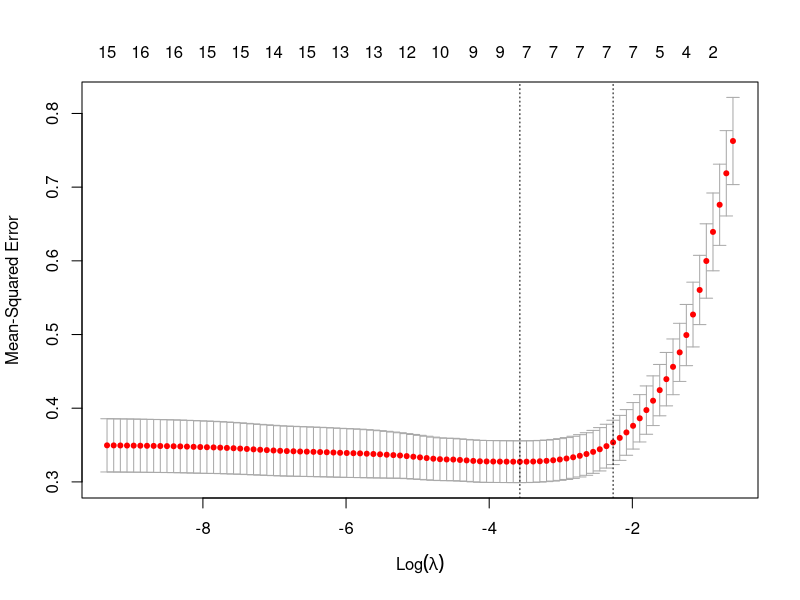

Reproduce this figure in R.
## ---- chunk 1
# Run this code chunk without altering it
# clear the session
rm(list=ls())
# We will need these libraries, if you will use others, just add in here

library(boot)
library(leaps)
library(MASS)
library(glmnet)
library(foreign)


# read data in R and remove player and team names, League, Division, Position and Div variables
set.seed(5410)
DataBaseball = read.csv("Data_RLab4.csv", header = TRUE,stringsAsFactors = TRUE)
DataBaseball<-DataBaseball[,-c(1,2, 16, 17,18,  22)]

# You can check to see if there is any missing values in the data
#sapply(DataBaseball, function(x) sum(is.na(x)))

# Do arandom split of the dataset into train and tests set by keeping 20% of the data in the test set. 
shuffleid = sample(nrow(DataBaseball), 0.2 * nrow(DataBaseball))
str(-shuffleid)
trainData = DataBaseball[-shuffleid, ]
testData = DataBaseball[shuffleid, ]
#trainData
#testData
dim(DataBaseball)
DataBaseball[-193,]
## ---- chunk 2
# Insert your R code for Question 1 in here
# HINT: Check the practice materials to see how one can use which() function along with names () function to extract the coefficients. 

# Your code should print out the list variable names
#attributes(trainData)

model_full <- lm(logSalary ~ nAtBat + nHits + nHome + nRuns + nRBI + nBB + YrMajor + CrAtBat + CrHits + CrHome + CrRuns + CrRbi + CrBB + nOuts + nAssts + nError, data = trainData)

#summary(model_full)

# Get the regression results
summary(model_full)$coefficients

#Get the  p values
#summary(model_full)$coefficients[,4]

# Get the coefficients with p values less than 0.01
names(which(summary(model_full)$coefficients[,4]<.01))

#confint(model_full, level = 0.99)


## ---- chunk 3
# Insert your R code for Question 2 in here
# HINTS: 
# You can whether manually calculate or use a package to calculate MSPE
# Adjusted R Square is stored under model_full R object
# You can consider using AIC() function in stats package to calculate the AIC value
# You can consider using BIC() function in stats package to calculate the BIC value
# If you want to print all your answers in one dataframe you can just put it in a dataframe with   data.frame(MSPE=,  ADJR2=, AIC=, BIC=) or just print them separately 


# Calculate MSPE, Adjusted R square, AIC, BIC criterion values for the best subset
MSPE_model_full=mean(model_full$residuals^2)
ADJR2_model_full=summary(model_full)$adj.r.squared
AIC_model_full = AIC(model_full,k=2)
BIC_model_full = AIC(model_full,k=log(nrow(trainData)))

results_model_full <- data.frame(MSPE=MSPE_model_full,  ADJR2=ADJR2_model_full, AIC=AIC_model_full, BIC=BIC_model_full)
results_model_full

## ---- chunk 4
# Insert your R code for Question 3 in here
# HINTS: 

# You can first create a linear model with glm() function modglm=glm(logSalary ~ ., data = trainData), then call it inside the cv.glm() function
# cv.glm(, K=5) gives  you the 5 fold-cross validation results
# cv.glm(, K=10) gives  you the 10 fold-cross validation results
# cv.glm(, K=n) gives  you the LOOCV results when n is the number of rows in trainData

# cv.glm() R object stores two information under delta (cv.glm()$delta). The first information gives the  cross-validation estimate of prediction error, MSPE, that is the answer.  
set.seed(5410)

#modglm=glm(logSalary ~ ., data = trainData)
#cv_5 <- cv.glm(trainData, model_full, K = 10)
#print(cvfit$delta)


modglm=glm(logSalary ~ ., data = trainData)
cv_5 <- cv.glm(trainData, modglm, K = 5 )
print(cv_5$delta[1])

cv_10 <- cv.glm(trainData, modglm, K = 10 )
print(cv_10$delta[1])


cv_10 <- cv.glm(trainData, modglm, K = nrow(trainData) )
print(cv_10$delta[1])

## ---- chunk 5
# Insert your R code for Question 5 in here
# HINTS: 
# You can store the predictor names with  col_names = names(trainData)[-17] and insert it into leaps() function as names= col_names)
# nbest=1 will give   you the highest performing model for each set (models with  only 1 predictor, models  with only two predictors, ,,,,, models  with only 16 predictor)

# After creating the leaps object, tou can first fet the index of best model with which () function, then print the best AdjR2 values for each set
# In the leaps () output, the coefficient 1 in front a coefficient indicates it has been selected on that set, O means not selected



# Get the column names for predictors: we need this to create a table of results
names(trainData)

# Exclude the target variable from the list
#trainData_subset <- subset(trainData, select = -c(logSalary))
#column_names <- names(trainData_subset)
column_names <- names(trainData)[-17]

bestsubsets_fullR2 <- leaps(trainData[,-17], trainData$logSalary, method = "adjr2", nbest=1, names = column_names)
#bestsubsets_fullR2

# Put them all in a table 
table_bestsubset <- cbind(as.matrix(bestsubsets_fullR2$which),AdjR2=bestsubsets_fullR2$adjr2)
table_bestsubset

# Choose your best model by the one with the highest R square value
# Find  which row has the highest Adjusted R squares value
bestmodeladjr2 = which(bestsubsets_fullR2$adjr2==max(bestsubsets_fullR2$adjr2))
#bestmodeladjr2

# Extract the coefficients of the best model
best.adjr2 = cbind(as.matrix(bestsubsets_fullR2$which),bestsubsets_fullR2$adjr2)[bestmodeladjr2,]

best.adjr2


## ---- chunk 6
# Insert your R code for Question 6 in here
# HINTS: 
# in cv.glmnet() function choose  family='gaussian', type.measure="mse", alpha=0, nfolds=10 for the desired results
# optimized lamba is stored under the cv.glmnet() R object
# Minimum Mean CV Error is stored under cv.glmnet() R object

# Optimize lambda using 10-fold cross validation
y.train = trainData$logSalary
predictors.train = trainData[,-17]

y.test = testData$logSalary
predictors.test = testData[,-17]


set.seed(5410)
# Optimize lambda using 10-fold cross validation, keep the default lambda selection

RidgeCV = cv.glmnet(as.matrix(predictors.train), y.train,
                     family='gaussian', type.measure="mse", alpha=1, nfolds=10)



# plot
plot(RidgeCV)

# check the values of lambda used in the fits
RidgeCV$lambda

# check the mean cross-validated error for each lambda used
RidgeCV$cvm 

# get the minimum mean cross-validated error 
min(RidgeCV$cvm) 

# number of non-zero coefficients at each lambda. For Ridge, it is all same and equal to number of predictors
RidgeCV$nzero

# get the value of lambda which gives you the minimum cross-validated error
RidgeCV$lambda.min


# Use the best lambda and predict the target variable in the test set, calculate MSPE
RidgePredictTest<-predict(RidgeCV,s=RidgeCV$lambda.min,newx=as.matrix(predictors.test))


# Calculate the MSPE in the test set
MSPE_Ridge_test<-mean((RidgePredictTest-y.test)^2)

#NEXT STEP
# We used cross validation in the train data to get the optimal lambda
# We used test data to ESTIMATE test error with the best lambda found in the train data
#Now, REFIT the RIDGE Regression model on the FULL data set, use the value of lambda chosen by cross-validation  and check the coefficient estimates
# First, we fit Ridge Regression 
set.seed(5410)

# write down the model , since we no longer need cross validation, we just use glmnet functiom (not the cv.glmnet function)
# we first create the object, then try to get the fitted value for a given lambda
FullRidgeModel<-glmnet(trainData[,-1], trainData$logSalary,family='gaussian', type.measure="mse", alpha=0)

# get the predicted values with optimal lambda found with cross validation
FullRidgeModelPredict<-predict(FullRidgeModel,type="coefficients", s=RidgeCV$lambda.min)
FullRidgeModelPredict

# OR
coef(FullRidgeModel,s=RidgeCV$lambda.min)


## ---- chunk 7
# Insert your R code for Question 7 in here
# HINTS: 
# in cv.glmnet() function choose  family='gaussian', type.measure="mse", alpha=0, nfolds=10 for the desired results
# optimized lamba is stored under the cv.glmnet() R object
# Minimum Mean CV Error is stored under cv.glmnet() R object


## Find the optimal lambda using 10-fold CV 

# set alpha=1  for LASSO

# predictors and the target variable already defined
y.train = trainData$logSalary
predictors.train = trainData[,-17]
y.test = testData$logSalary
predictors.test = testData[,-17]


## PERFORM CROSS VALIDATION

set.seed(5410)
# Optimize lambda using 10-fold cross validation, keep the default lambda selection
LassoCV = cv.glmnet(as.matrix(predictors.train), y.train,
                     family='gaussian', type.measure="mse", alpha=1, nfolds=10)


# check the values of lambda used in the fits

# > LassoCV$lambda

# check the mean cross-validated error for each lambda used

# > LassoCV$cvm 

# get the minimum mean cross-validated error 
min(LassoCV$cvm) 

# optimal lambda
LassoCV$lambda.min

# number of non-zero coefficients at each lambda. 
LassoCV$nzero

# numnber of features at the optimal lambda
LassoCV$nzero[LassoCV$lambda == LassoCV$lambda.min]


# Use the best lambda and predict the target variable in the test set with Lasso and  calculate MSPE
LassoPredictTest<-predict(LassoCV,s=LassoCV$lambda.min,newx=as.matrix(predictors.test))

MSPE_Lasso_test<-mean((LassoPredictTest-y.test)^2)

MSPE_Lasso_test
## ---- chunk 8
# Insert your R code for Question 7 in here
# HINTS: use coef() to extract the coefficients. Any coefficient with 0 estimate is dropped from the regression

#NEXT STEP
# We used cross validation in the train data to get the optimal lambda
# We used test data to ESTIMATE test error with the best lambda found in the train data
#Now, REFIT the Lasso Regression model on the FULL data set, use the value of lambda chosen by cross-validation  and check the coefficient estimates
set.seed(5410)
# write down the model with ALL observations
FullLassoModel <- glmnet(trainData[,-17], trainData$logSalary,family='gaussian', type.measure="mse", alpha=1)

# get the predicted values with optimal lambda
FullLassoModelPredict <- predict(FullLassoModel,type="coefficients", s=LassoCV$lambda.min)
round(FullLassoModelPredict, 3)
## ---- chunk 9

OLSmodel<-lm(logSalary ~ . , data=trainData)
OLSPredictTest<-predict(OLSmodel,newx=as.matrix(predictors.test))
MSPE_OLS_test<-mean((OLSPredictTest-y.test)^2)


# performance comparison
# OLS
MSPE_OLS_test

# Ridge
MSPE_Ridge_test

#Lasso
MSPE_Lasso_test

## ---- chunk 10
#  Insert your R code for Question 7 in here
